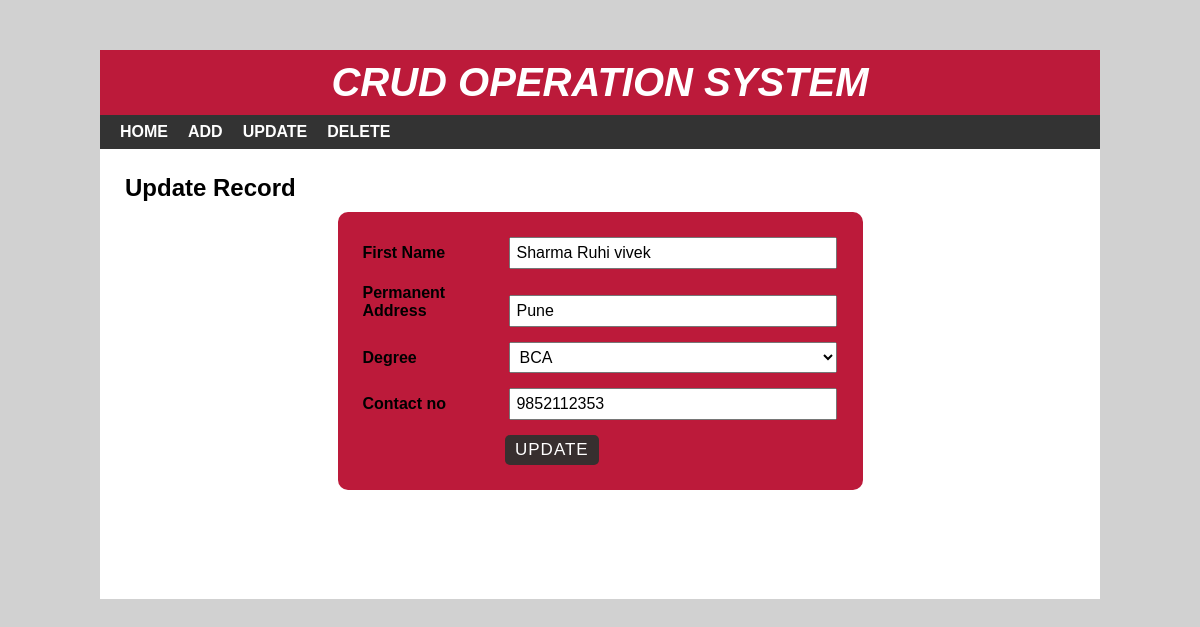
The page /edit.php?id=1 on the database its author committed.
### tables this page shows
CREATE TABLE `student` (
  `sid` int(10) NOT NULL,
  `sname` varchar(30) NOT NULL,
  `saddress` varchar(100) NOT NULL,
  `sclass` int(10) NOT NULL,
  `sphone` varchar(10) NOT NULL
);

### edit.php (the view, shortened to what this page needs)
<?php include 'header.php'; ?>
<div id="main-content">
    <h2>Update Record</h2>
    <?php
    include 'config.php';
    $stu_id = $_GET['id'];
    $sql = "SELECT * FROM student WHERE sid = {$stu_id}";
    $result = mysqli_query($conn, $sql) or die("Query Unsuccessful.");
    if(mysqli_num_rows($result) > 0)  {
      while($row = mysqli_fetch_assoc($result)){
    ?>
    <form class="post-form" action="updatedata.php" method="post">
      <div class="form-group">
          <label>First Name</label>
          <input type="text" name="sname" value="<?php echo $row['sname']; ?>"/>
      </div>
      <div class="form-group">
          <label>Permanent Address</label>
          <input type="text" name="saddress" value="<?php echo $row['saddress']; ?>"/>
      </div>
      <div class="form-group">
          <label>Degree</label>
          <?php
            $sql1 = "SELECT * FROM studentclass";
            $result1 = mysqli_query($conn, $sql1) or die("Query Unsuccessful.");
            if(mysqli_num_rows($result1) > 0)  {
              echo '<select name="sclass">';
              while($row1 = mysqli_fetch_assoc($result1)){
                if($row['sclass'] == $row1['cid']){
                  $select = "selected";
                }else{
                  $select = "";
                }
                echo  "<option {$select} value='{$row1['cid']}'>{$row1['cname']}</option>";
              }
          echo "</select>";
        }
            ?>
      </div>
      <div class="form-group">
          <label>Contact no</label>
          <input type="text" name="sphone" value="<?php echo $row['sphone']; ?>"/>
      </div>
      <input class="submit" type="submit" value="Update"/>
    </form>
    <?php
      }
    }
    ?>
</div>
</div>
</body>
</html>

### css/style.css (style rules this page uses)
body { font:16px arial; margin: 0; padding: 0; background: #d1d1d1; }
#main-content { padding: 25px; min-height: 400px; }
#main-content h2 { margin: 0 0 10px; text-transform: capitalize; }
#main-content .post-form { width: 50%; padding: 25px; margin: 0 auto 10px; background-color: #BC1A3A; border-radius: 10px; }
#main-content .post-form .form-group { margin: 0 0 15px; }
#main-content .post-form .form-group label { width: 30%; display: inline-block; font-weight: 600; }
#main-content .post-form .form-group input, #main-content .post-form .form-group select { font-size: 16px; width: 66%; display: inline-block; padding: 5px; margin: 0; }
#main-content .post-form .form-group select { width: 69%; }
#main-content .post-form .submit { font-size: 17px; letter-spacing: 1px; text-transform: uppercase; padding: 5px 10px; color: #fff; background-color: #372f2f; border: none; border-radius: 5px; margin: 0 0 0 30%; cursor: pointer; transition: all 0.3s; }

### rows shown on the page
student: sname "Sharma Ruhi vivek", saddress "Pune", sphone "9852112353"

### other values the page prints
form field sclass "BCA"
